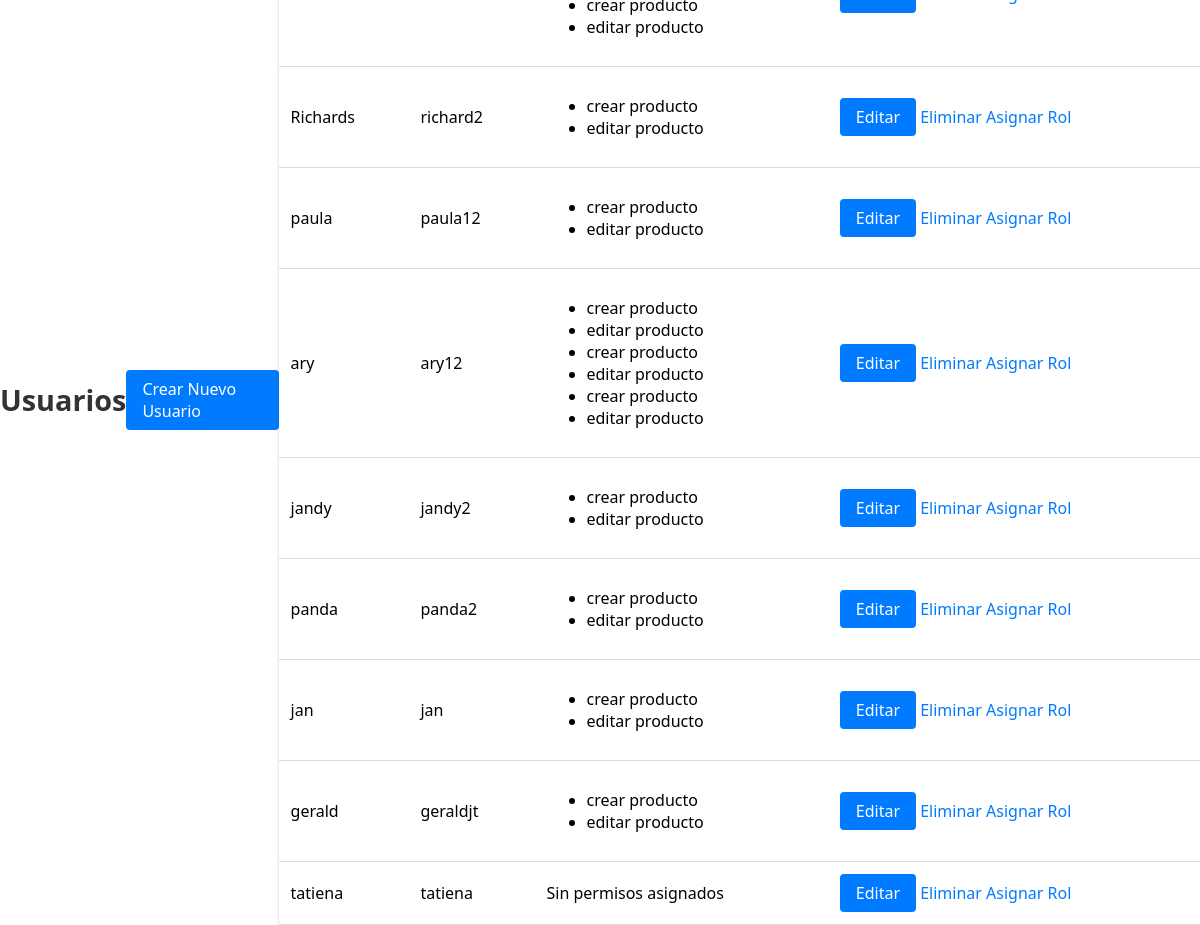
The app's page /usuarios/, older data.
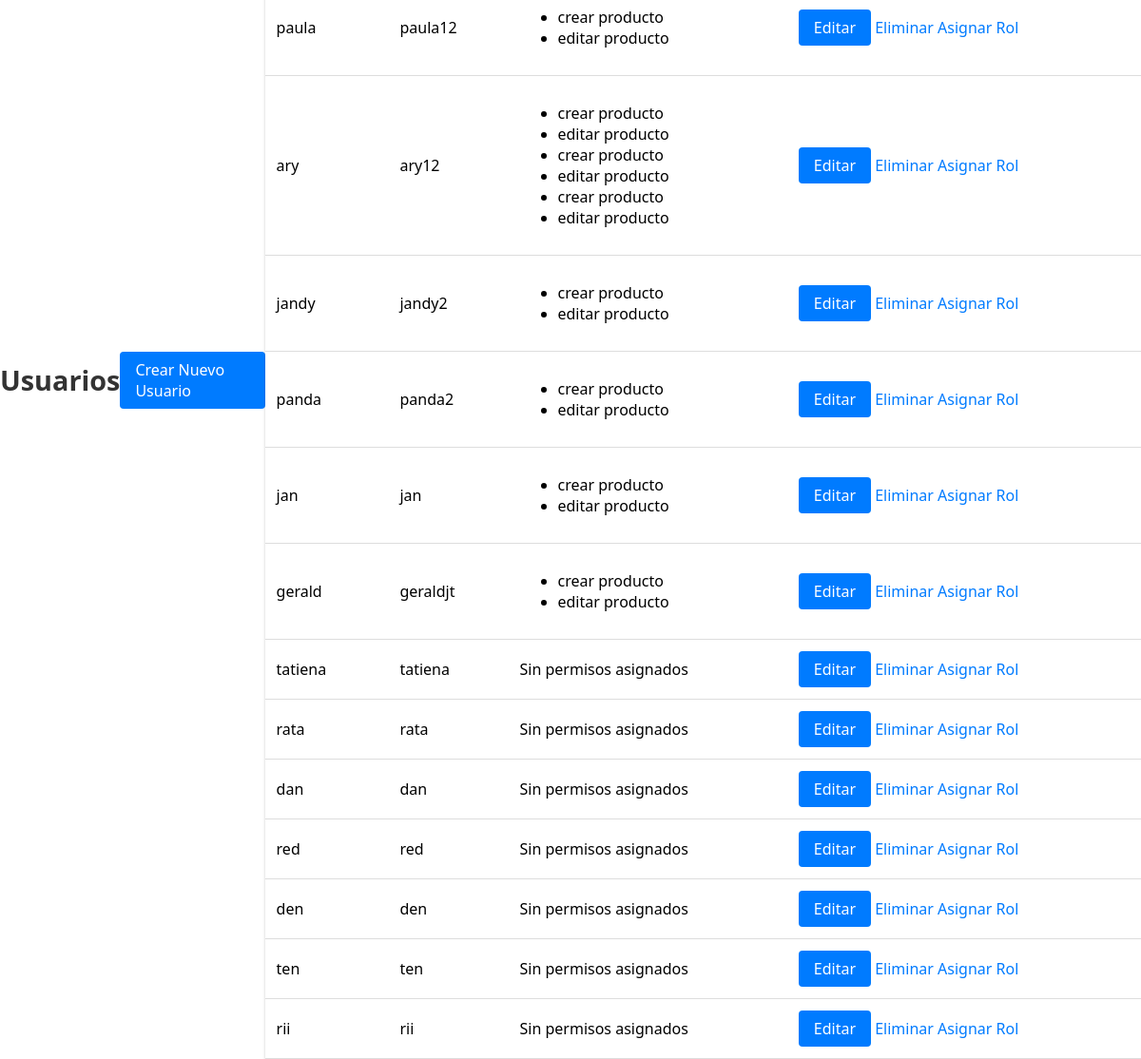
The same page, newer data.
### log/models.py (models this page shows, shortened)
class Funcion(models.Model):
    id = models.AutoField(primary_key=True, db_column='idFunciones')
    descripcion = models.CharField(max_length=45)
    class Meta:
        db_table = 'Funciones'
        verbose_name = 'Función'
        verbose_name_plural = 'Funciones'

class Usuario(models.Model):
    id = models.AutoField(primary_key=True, db_column='idUsuarios')
    nombre = models.CharField(max_length=45)
    email = models.EmailField()
    user = models.CharField(max_length=45, unique=True)
    password = models.CharField(max_length=128)  # Aumenta el tamaño para almacenar el hash
    class Meta:
        db_table = 'Usuarios'
        verbose_name = 'Usuario'
        verbose_name_plural = 'Usuarios'

### log/views.py (the view)
# urls.py: path('usuarios/', views.lista_usuarios, name='lista_usuarios'),
def lista_usuarios(request):
    usuarios_con_permisos = []
    for usuario in Usuario.objects.all():
        permisos = Funcion.objects.filter(roles__usuariorol__usuario=usuario)
        usuarios_con_permisos.append({
            'usuario': usuario,
            'permisos': permisos
        })
        print(f"Usuario: {usuario.nombre} ({usuario.user}) - Permisos:")
        for permiso in permisos:
            print(f"  - {permiso.descripcion}")
    return render(request, 'log/usuarios/lista_usuarios.html', {'usuarios_con_permisos': usuarios_con_permisos})

### log/templates/log/usuarios/lista_usuarios.html (shortened to what this page needs)
{% load static %}
<!DOCTYPE html>
<html lang="es">
<head>
    <link rel="stylesheet" type="text/css" href="{% static 'log/styles.css' %}">
</head>
<body>
        <h1>Usuarios</h1>
        <a href="{% url 'crear_usuario' %}" class="btn-primary">Crear Nuevo Usuario</a>
    <table>
        <tbody>
            {% for item in usuarios_con_permisos %}
            <tr>
                <td>{{ item.usuario.nombre }}</td>
                <td>{{ item.usuario.user }}</td>
                <td>
                    {% if item.permisos %}
                        <ul>
                            {% for permiso in item.permisos %}
                                <li>{{ permiso.descripcion }}</li>
                            {% endfor %}
                        </ul>
                    {% else %}
                        Sin permisos asignados
                    {% endif %}
                </td>
                <td>
                    <a href="{% url 'editar_usuario' item.usuario.id %}" class="btn-primary">Editar</a>
                    <a href="{% url 'eliminar_usuario' item.usuario.id %}" class="btn-danger">Eliminar</a>
                    <a href="{% url 'asignar_rol_usuario' item.usuario.id %}" class="btn-secondary">Asignar Rol</a>
                </td>
            </tr>
            {% endfor %}
        </tbody>
    </table>
</body>
</html>

### log/static/log/styles.css (style rules this page uses)
body { background-repeat: no-repeat; background-attachment: fixed; background-size: cover; font-family: "Segoe UI", Tahoma, Geneva, Verdana, sans-serif; display: flex; justify-content: center; align-items: center; height: 100vh; margin: 0; }
h1 { text-align: center; font-size: 1.8rem; color: #333; margin-bottom: 20px; }
a { color: #007bff; text-decoration: none; }
table { width: 100%; border-collapse: collapse; margin: 20px 0; background-color: white; box-shadow: 0 1px 3px rgba(0, 0, 0, 0.2); }
th, td { padding: 12px; text-align: left; border-bottom: 1px solid #ddd; }
.btn-primary { background-color: #007bff; color: white; padding: 8px 16px; border-radius: 4px; text-decoration: none; display: inline-block; }

Row changes from the older to the newer data that the page shows:
no longer on this page (row unchanged): Usuario: usuario.nombre "Richards", usuario.user "richard2", Funcion (descripcion "crear producto"), Funcion (descripcion "editar producto")
added Usuario: usuario.nombre "rata", usuario.user "rata", shows "Sin permisos asignados"
added Usuario: usuario.nombre "dan", usuario.user "dan", shows "Sin permisos asignados"
added Usuario: usuario.nombre "red", usuario.user "red", shows "Sin permisos asignados"
added Usuario: usuario.nombre "den", usuario.user "den", shows "Sin permisos asignados"
added Usuario: usuario.nombre "ten", usuario.user "ten", shows "Sin permisos asignados"
added Usuario: usuario.nombre "rii", usuario.user "rii", shows "Sin permisos asignados"
